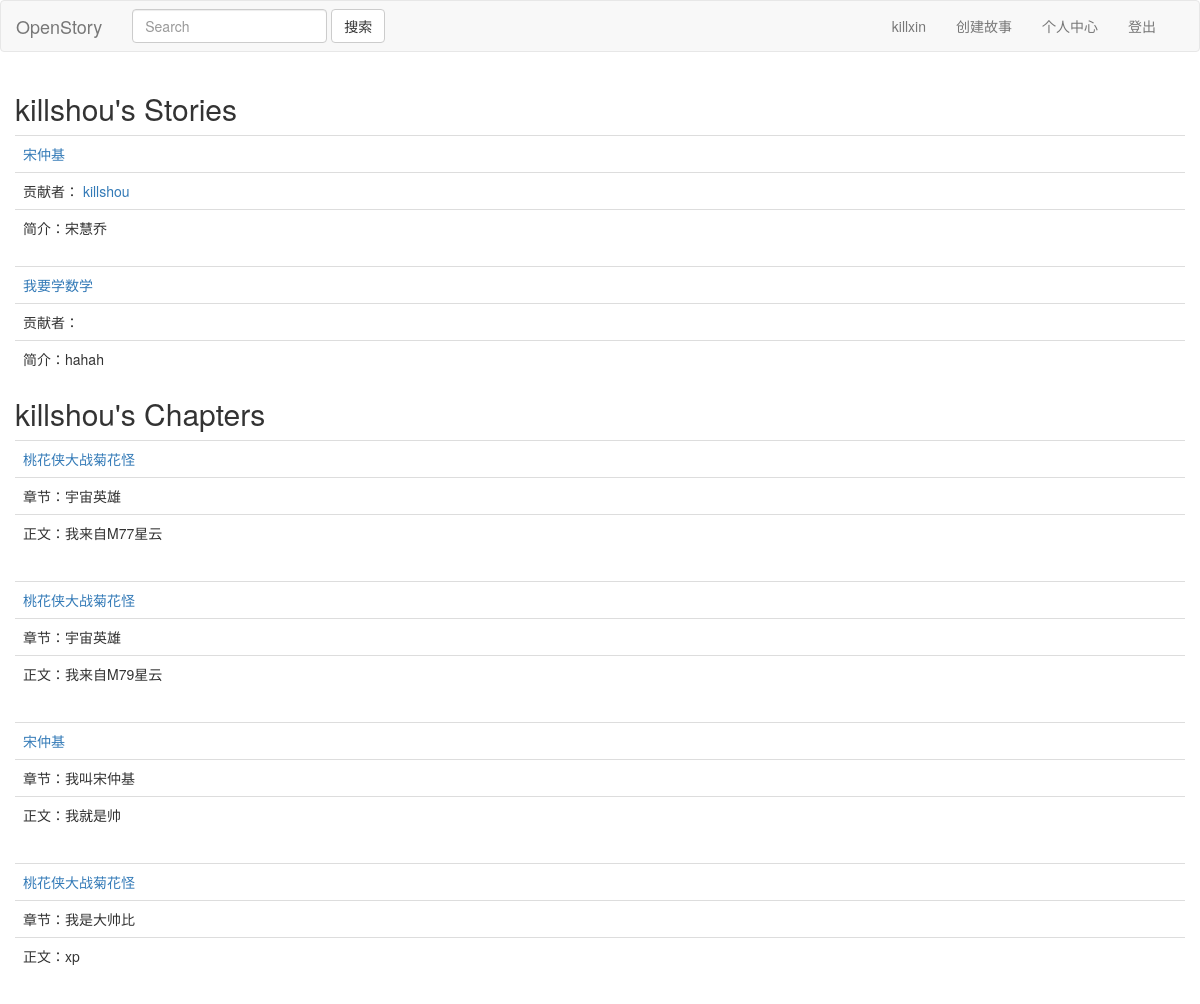
Page /killshou/ (signed in) on the committed database.
### story/models.py (models this page shows)
class Story(models.Model):
    title = models.TextField(default='')
    brief = models.TextField(default='')
    owner = models.ForeignKey(User,default=None)

class Chapter(models.Model):
    subtitle = models.TextField(default='')
    content = models.TextField(default='')
    story = models.ForeignKey(Story, default=None)
    writter = models.ForeignKey(User, default=None)

### author/views.py (the view)
# urls.py: url(r'^([a-zA-Z_]+)/', views.user_page, name="author"),
def user_page(request, username):
    if request.user.username == username:
        user = request.user
    else:
        user = User.objects.get(username=username)
    return render(request, 'author.html',{'user':user,})

### author/templates/author.html
{% extends 'base.html' %} {% block header %}
<h2>{{ user.username }}'s Stories</h2>
{% for story in user.story_set.all %}
<table class='table'>
    <tr>
        <td><a href="{% url 'viewstory' story.id %}">{{ story.title }}</a></td>
    </tr>
    <tr>
        <td>贡献者： {% for chapter in story.chapter_set.all %}
            <a href="{% url 'author' chapter.writter.username %}">{{ chapter.writter.username }}</a> {% endfor %}
        </td>
    </tr>
    <tr>
        <td>简介：{{ story.brief }}</td>
    </tr>
</table>
{% endfor %}
<h2>{{ user.username }}'s Chapters</h2> {% for chapter in user.chapter_set.all %}
<table class='table'>
    <tr>
        <td><a href="{% url 'viewstory' chapter.story.id %}">{{ chapter.story.title }}</a></td>
    </tr>
    <tr>
        <td>章节：{{ chapter.subtitle }}</td>
    </tr>
    <tr>
        <td>
            <p>正文：{{ chapter.content }}</p>
        </td>
    </tr>
</table>
{% endfor %} {% endblock %}

### author/templates/navbar.html (shortened to what this page needs)
<nav class="navbar navbar-default">
    <div class="navbar-header">
        <a class="navbar-brand" href="{% url 'home' %}">OpenStory</a>
    </div>
    <div>
        <form class="navbar-form navbar-left" method="POST" action="{% url 'search' %}">
            <input type="text" class="form-control" placeholder="Search" name="keyword">
            <button type="submit" class="btn btn-default">搜索</button>
        </form>
        <div class="navbar-right" style="margin-right:2em">
            {% if request.user.is_authenticated %}
            <ul class="nav navbar-nav">
                <li class="navbar-text">{{ request.user.username }}</li>
                <li><a href='' data-toggle="modal" data-target="#newstory">创建故事</a></li>
                <li><a href="/{{ request.user.username }}">个人中心</a></li>
                <li><a href="{% url 'logout' %}">登出</a></li>
            </ul>
            {% else %}
            <button type="button" class="btn navbar-btn" data-toggle="modal" data-target="#login">登录</button>
            <button type="button" class="btn navbar-btn" data-toggle="modal" data-target="#signin">注册</button>
            {% include 'login.html' %}
            {% include 'signin.html' %}
            {% endif %}
        </div>
    </div>
</nav>

### rows in the picture
Story: title "宋仲基", brief "宋慧乔"
Chapter: writter.username "killshou", story "宋仲基", subtitle "我叫宋仲基", content "我就是帅"
Story: title "我要学数学", brief "hahah"
Chapter: story "桃花侠大战菊花怪", subtitle "宇宙英雄", content "我来自M77星云"
Chapter: story "桃花侠大战菊花怪", subtitle "宇宙英雄", content "我来自M79星云"
Chapter: story "桃花侠大战菊花怪", subtitle "我是大帅比", content "xp"

### other values in the picture
{{ request.user.username }} "killxin"
{{ user.username }} "killshou"
